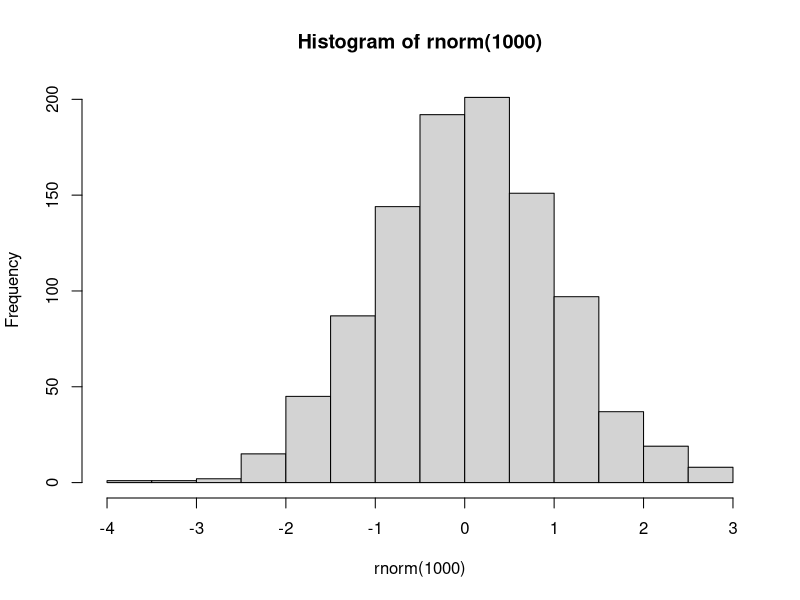
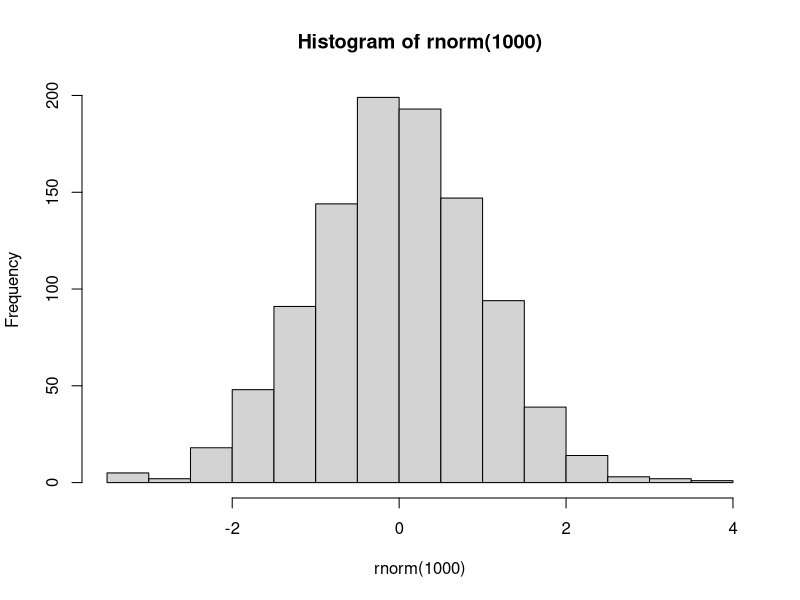
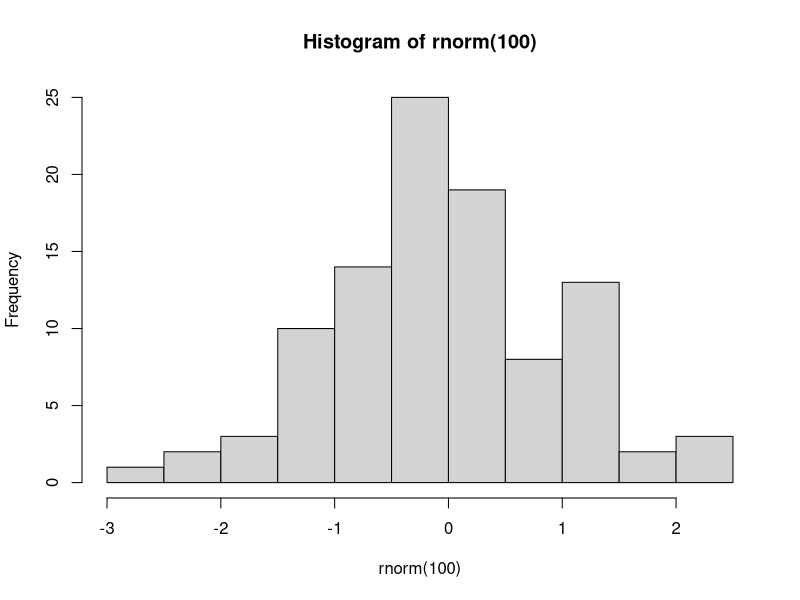
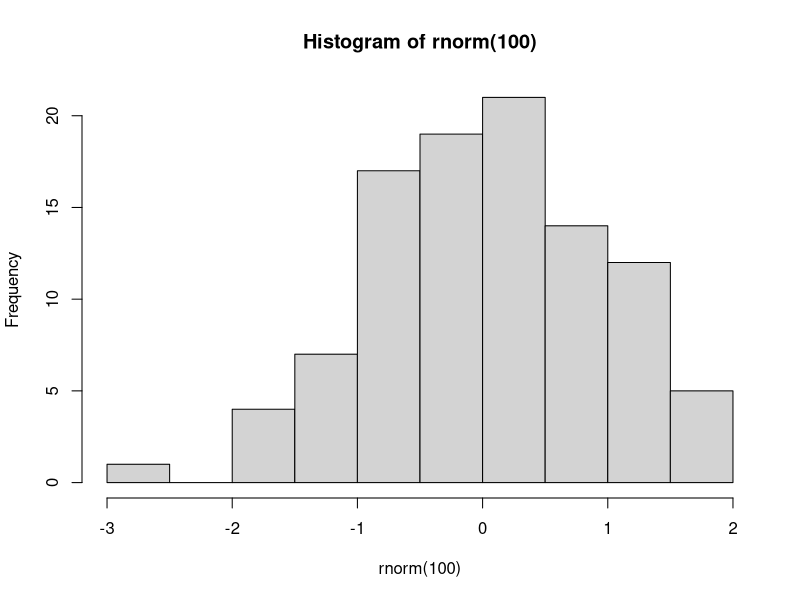

These charts were generated, in order, by the following R code:
## ---- chunk 1
hist(rnorm(1000))
## ---- chunk 2
hist(rnorm(1000))
## ---- chunk 3
library(ggplot2)
## ---- chunk 4
hist(rnorm(100))
## ---- chunk 5
        hist( 
rnorm(100  )
      )
## ---- chunk 6
temp <- rnorm(10)
temp
## ---- chunk 7
library(knitr)
temp <- rnorm(10)
temp2 <- rnorm(10)
dfExample <- cbind(temp,temp2)
kable(dfExample)
## ---- chunk 8
x <- sample(1000,10^4,replace=T)
length(x)
